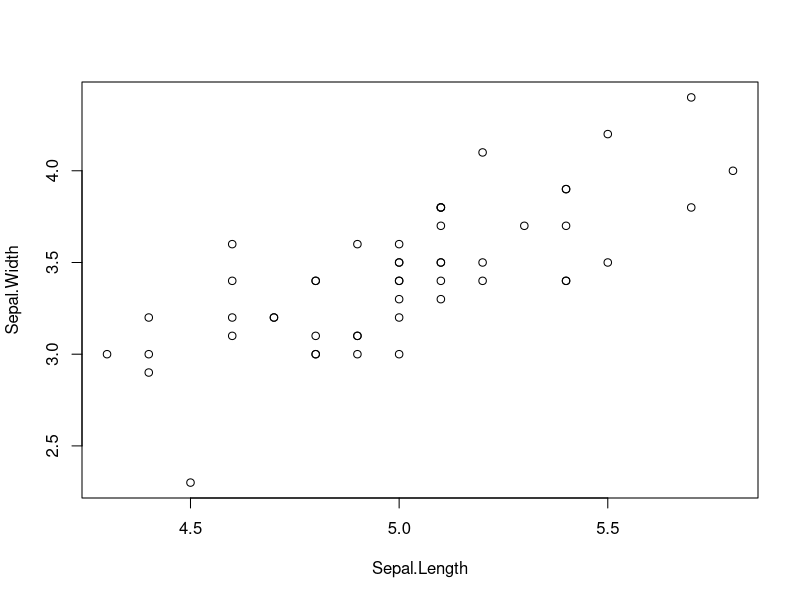
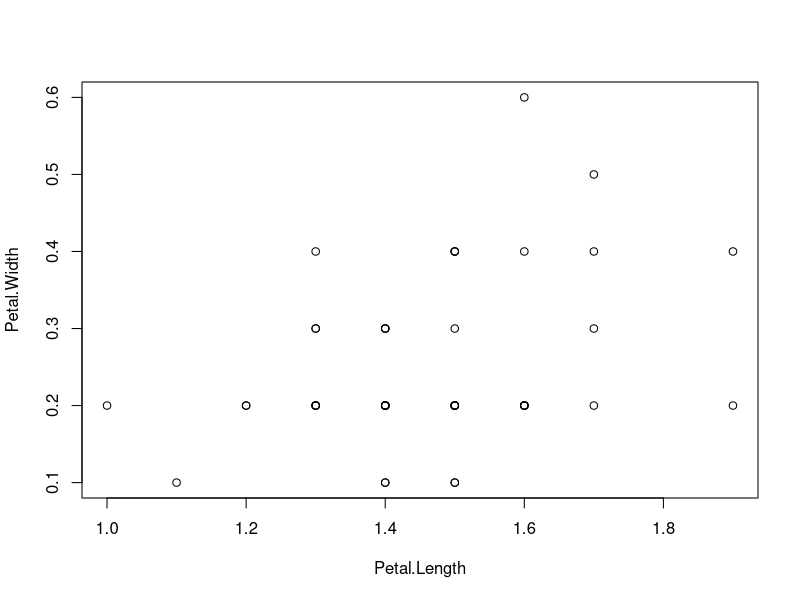
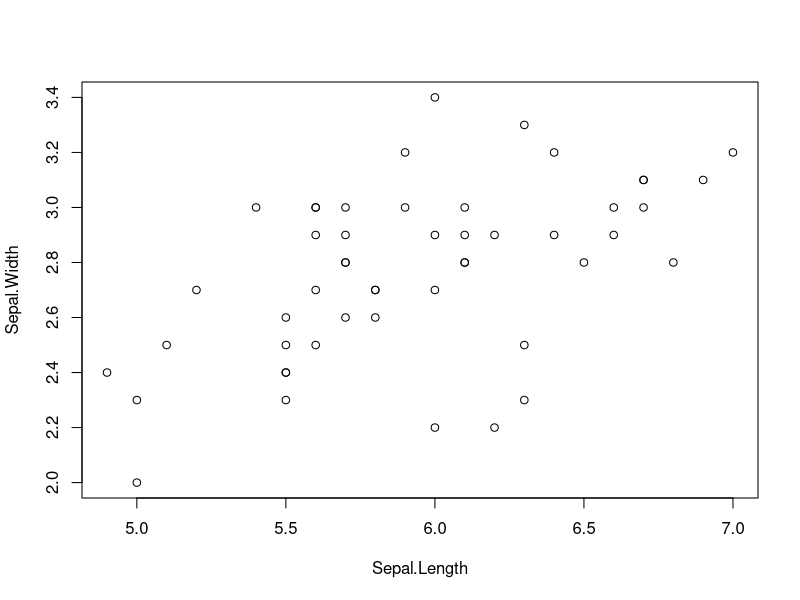
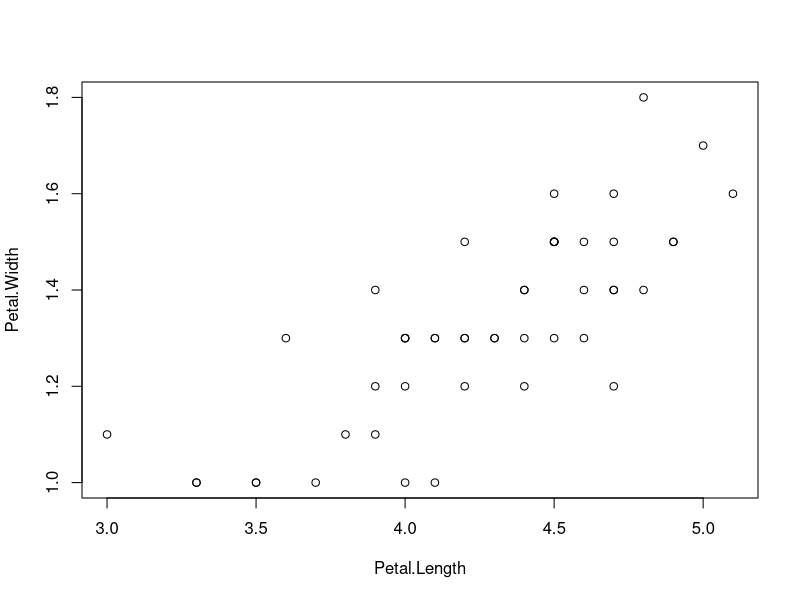
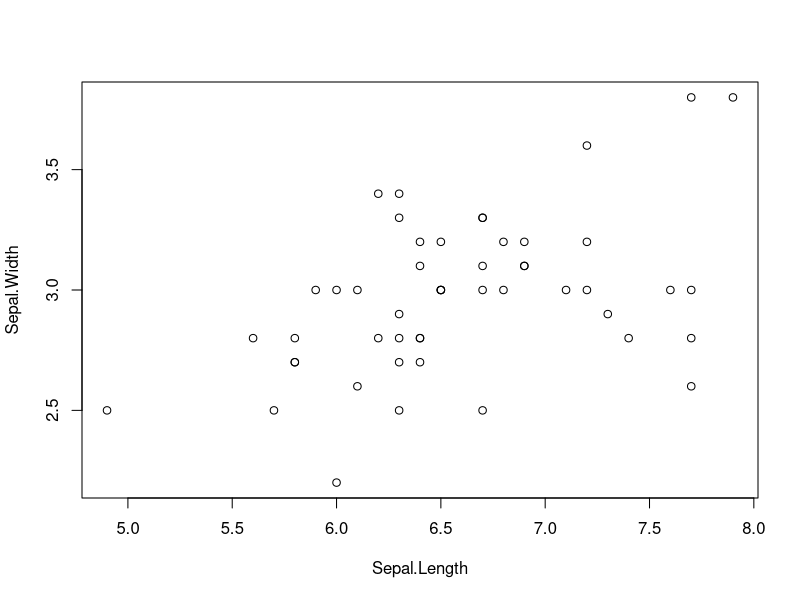
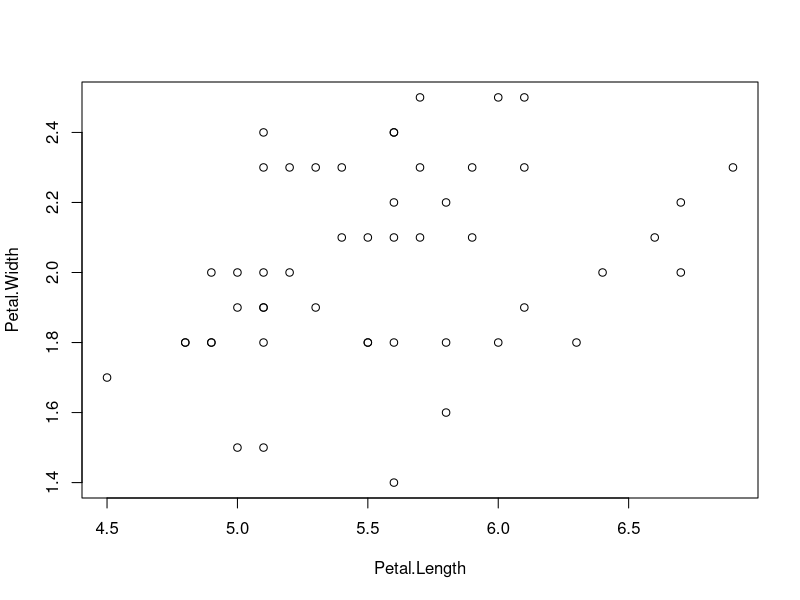
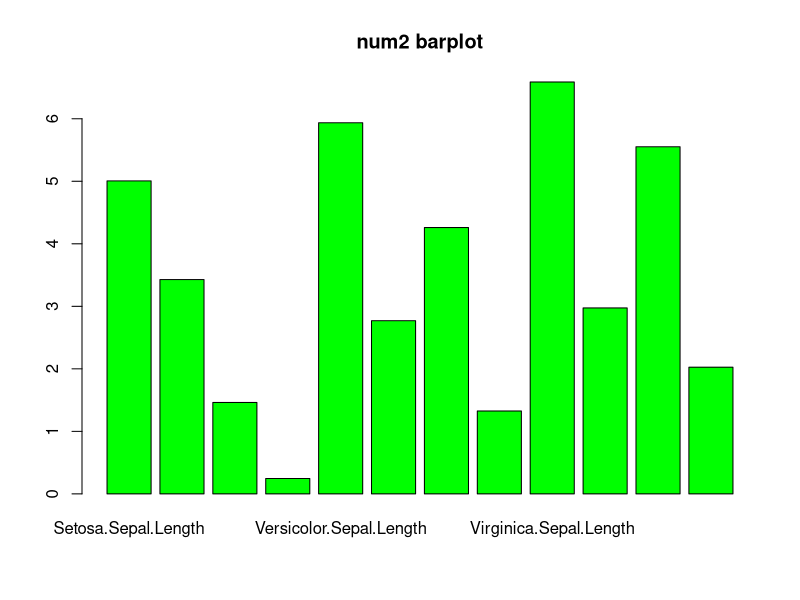
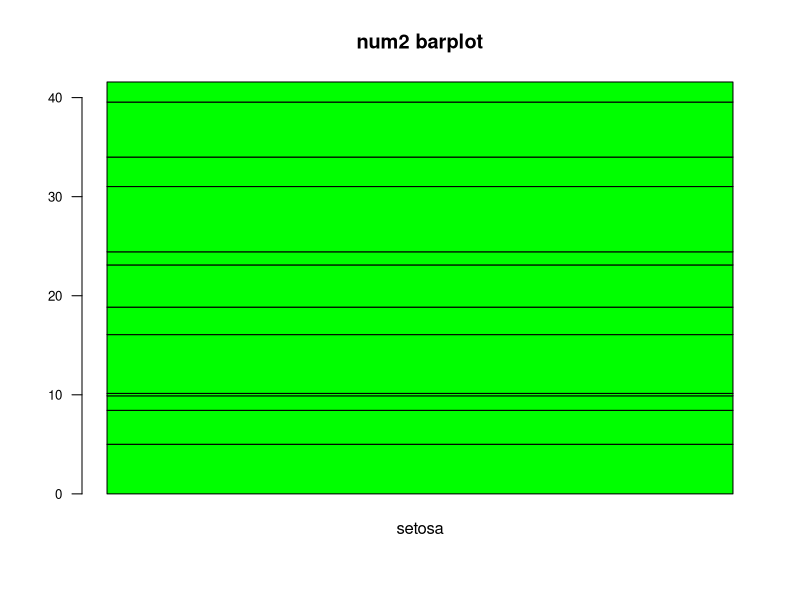

The R script that drew these images, in order:
library(dplyr)
iris
#########1번 입니다.##############
data1 <- filter(iris, Species =="setosa")
x1 <- select(data1, Sepal.Length, Sepal.Width)
plot(x1)

data2 <- filter(iris, Species =="setosa")
x2 <- select(data2, Petal.Length, Petal.Width)
plot(x2)

data3 <- filter(iris, Species =="versicolor")
y1 <- select(data3, Sepal.Length, Sepal.Width)
plot(y1)

data4 <- filter(iris, Species =="versicolor")
y2 <- select(data4, Petal.Length, Petal.Width)
plot(y2)

data5 <- filter(iris, Species =="virginica")
z1 <- select(data5, Sepal.Length, Sepal.Width)
plot(z1)

data6 <- filter(iris, Species =="virginica")
z2 <- select(data6, Petal.Length, Petal.Width)
plot(z2)

########################2번입니다##################
# ---(1) 세로 --- #
seto_b1 <- data1 %>%
  group_by(Species) %>%
  summarise_each(funs(mean), Sepal.Length,Sepal.Width,Petal.Length,Petal.Width)
seto_b1
Set <- data.frame(seto_b1)
row.names(Set) <- Set$Species
Set <- subset(Set, select = c(Sepal.Length,Sepal.Width,Petal.Length,Petal.Width))
Set

ver_b1 <- data3 %>%
  group_by(Species) %>%
  summarise_each(funs(mean), Sepal.Length,Sepal.Width,Petal.Length,Petal.Width)
Ver <- data.frame(ver_b1)
row.names(Ver) <- Ver$Species
Ver <- subset(Ver, select = c(Sepal.Length,Sepal.Width,Petal.Length,Petal.Width))
Ver


vir_b1 <- data5 %>%
  group_by(Species) %>%
  summarise_each(funs(mean), Sepal.Length,Sepal.Width,Petal.Length,Petal.Width)
Vir <- data.frame(vir_b1)
row.names(Vir) <- Vir$Species
Vir <- subset(Vir, select = c(Sepal.Length,Sepal.Width,Petal.Length,Petal.Width))
Vir

barp <- data.frame(Setosa = Set, Versicolor=Ver, Virginica=Vir)

barp
barplot(as.matrix(barp), main = "num2 barplot", col ="green")

#--(2) 가로---#
t(barp)
barplot(t(barp), main = "num2 barplot", col ="green", space = 0.1, cex.axis = 0.8,las=1)



